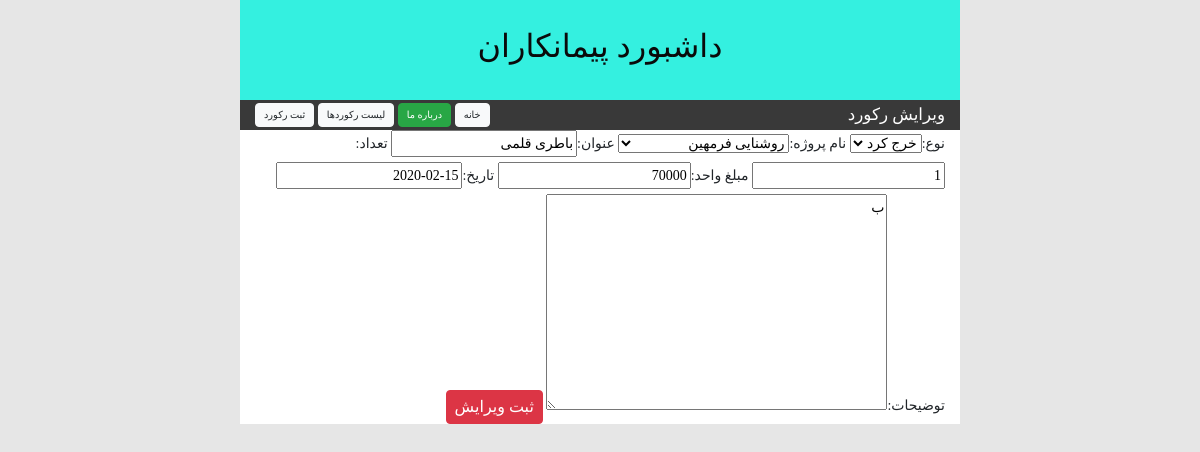
Page /accounting/record_edit/1/ on the committed database.
### Accounting/models.py (models this page shows, shortened)
class recording(models.Model):
    class Meta:
        verbose_name="ثبت دخل و خرج"
        verbose_name_plural="ثبت دخل و خرج"
    types_choice=[
        ('1','خرج کرد'),
        ('2','درآمد')
    ]
    types=models.CharField('نوع',choices=types_choice,max_length=10)
    project=models.ForeignKey('Project',on_delete=models.PROTECT,verbose_name='نام پروژه',null=True)
    title=models.CharField('عنوان',max_length=100)
    amount=models.BigIntegerField('تعداد')
    unit_price=models.BigIntegerField('مبلغ واحد')
    date=models.DateField('تاریخ')
    description=models.TextField('توضیحات',null=True,blank=True)
    _total_price=None
    objects = AnnotationManager(
        total_price=F('amount') * F('unit_price')
    )

### Accounting/views.py (the view)
# urls.py: path('record_edit/<int:record_edit_id>/',views.record_edit,name='record_edit')
def record_edit(request,record_edit_id):
    record=recording.objects.get(id=record_edit_id)
    if request.method == "POST" :
         edit_form=RegisterRecordForm(request.POST,instance=record)
         if edit_form.is_valid():
             edit_form.save()
             return HttpResponseRedirect(reverse('accounting:record_details', args=(record.id,) ))
    else:
        edit_form=RegisterRecordForm(instance=record)
    context={
        'edit_form' :  edit_form
    }
    return render(request,'html/edit_record.html',context)

### Accounting/forms.py (shortened to what this page needs)
class RegisterRecordForm(forms.ModelForm):
    class Meta:
        model=recording
        exclude=[]

### Accounting/models.py (called while the page is built)
    def get_queryset(self):
        return super().get_queryset().annotate(**self.annotations)

    def __str__(self):
        return '{}'.format(self.name)

### Accounting/templates/html/edit_record.html (shortened to what this page needs)
{% extends  "html/base.html" %}
{% load static %}
{% load humanize %}
{% block toolbar_title %}
ویرایش رکورد
{% endblock %}
{% block toolbar_buttons %}
<a class="btn btn-light py-1 px-2" href={% url 'accounting:record_list' %} >
    لیست رکوردها
</a>
<a class="btn btn-light py-1 px-2" href={% url 'accounting:record_register' %} >
    ثبت رکورد
</a>
{% endblock %}
{% block main_content %}
<form method="POST" action="">
    {{edit_form}}
    <button class="btn btn-danger py-1 px-2" type="submit" %} >
            ثبت ویرایش
    </button>
</form>
{% endblock %}

### Accounting/static/accounting/css/main.css (style rules this page uses)
body { direction: rtl; text-align: right; font-family: IRANSansWebFaNum; font-size: 14px !important; margin: 0; background-color: #e6e6e6; }
#toolbar .btn { font-size: 0.7em; }

### rows in the picture
recording: types "خرج کرد", project "روشنایی فرمهین", title "باطری قلمی", amount "1", unit_price "70000", date "2020-02-15", description "ب"
